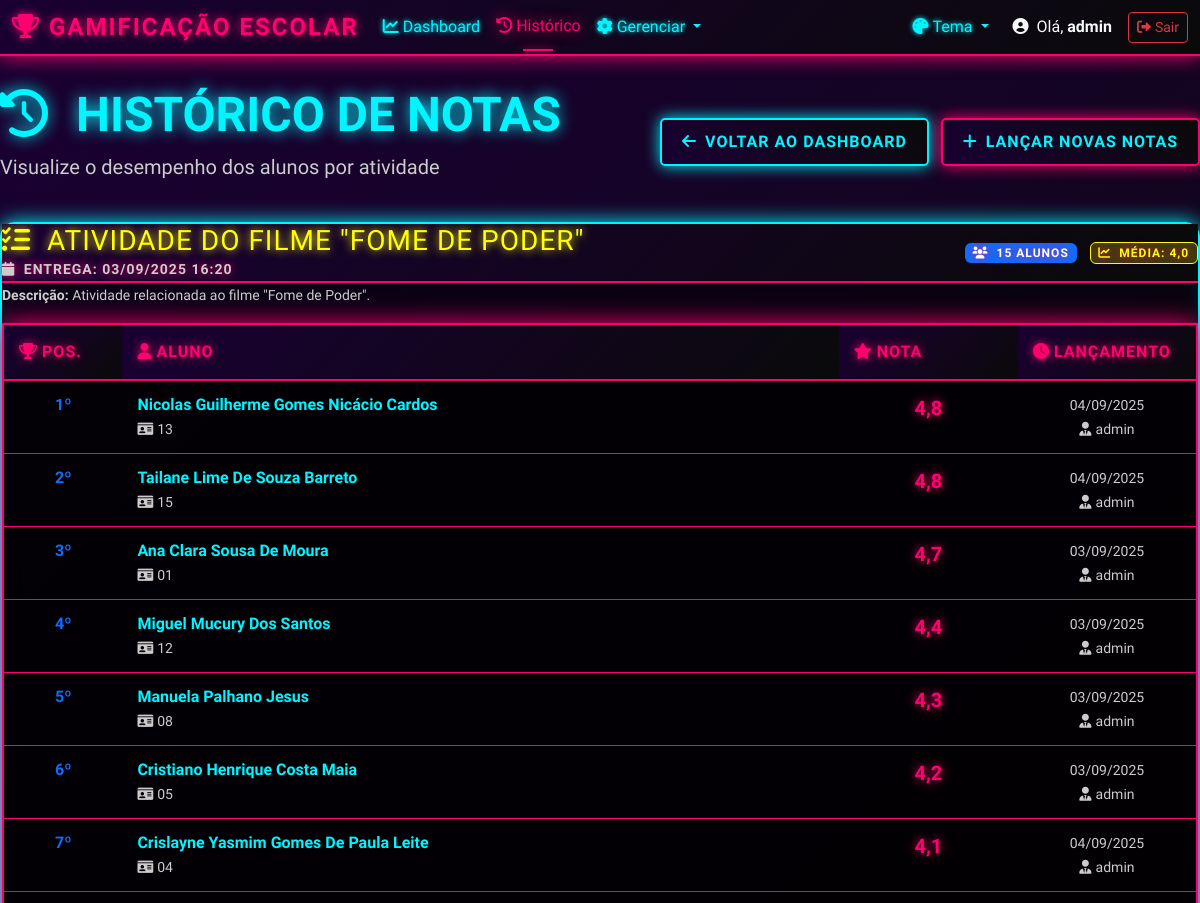
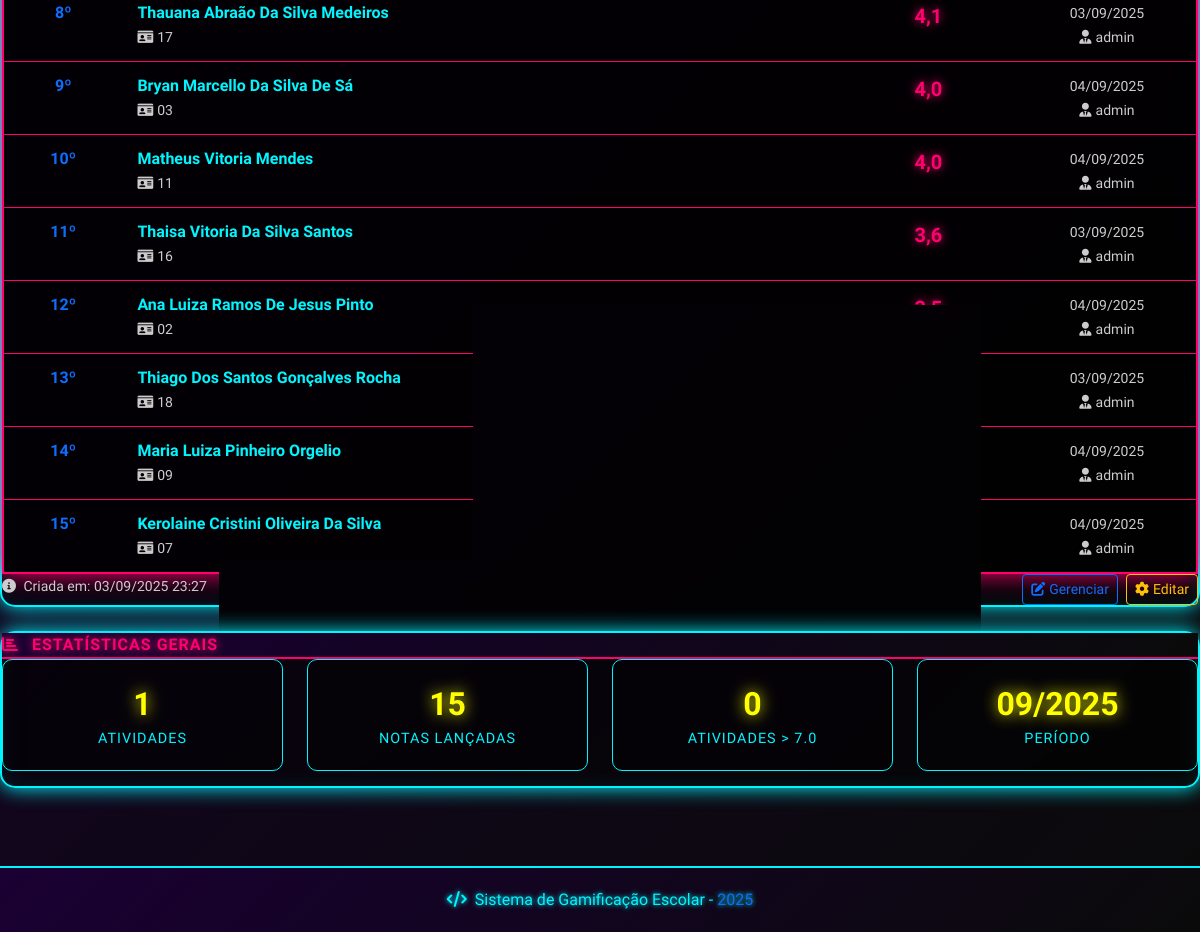
Screenshot of /historico/ (signed in) with the database file from the repository (2 pictures, top to bottom).
### gamificacao/models.py (models this page shows, shortened)
class Atividade(models.Model):
    nome = models.CharField(max_length=200, verbose_name='Nome da Atividade')
    descricao = models.TextField(blank=True, null=True, verbose_name='Descrição')
    data_criacao = models.DateTimeField(auto_now_add=True, verbose_name='Data de Criação')
    data_entrega = models.DateTimeField(blank=True, null=True, verbose_name='Data de Entrega')
    valor_maximo = models.DecimalField(
        max_digits=4,
        decimal_places=1,
        default=10.0,
        verbose_name='Valor Máximo'
    )
    ativa = models.BooleanField(default=True, verbose_name='Ativa')
    class Meta:
        verbose_name = 'Atividade'
        verbose_name_plural = 'Atividades'
        ordering = ['-data_criacao']
    @property
    def media_turma(self):
        notas = self.nota_set.all()
        if notas:
            return round(sum(nota.valor for nota in notas) / len(notas), 2)
        return 0.0

class Nota(models.Model):
    aluno = models.ForeignKey(Aluno, on_delete=models.CASCADE, verbose_name='Aluno')
    atividade = models.ForeignKey(Atividade, on_delete=models.CASCADE, verbose_name='Atividade')
    valor = models.DecimalField(
        max_digits=4,
        decimal_places=1,
        validators=[MinValueValidator(0.0), MaxValueValidator(10.0)],
        verbose_name='Nota'
    )
    observacoes = models.TextField(blank=True, null=True, verbose_name='Observações')
    data_lancamento = models.DateTimeField(auto_now_add=True, verbose_name='Data de Lançamento')
    data_atualizacao = models.DateTimeField(auto_now=True, verbose_name='Data de Atualização')
    lancada_por = models.ForeignKey(
        User,
        on_delete=models.SET_NULL,
        null=True,
        blank=True,
        verbose_name='Lançada por'
    )
    class Meta:
        verbose_name = 'Nota'
        verbose_name_plural = 'Notas'
        unique_together = ('aluno', 'atividade')  # Um aluno não pode ter duas notas para a mesma atividade
        ordering = ['-data_lancamento']

class Aluno(models.Model):
    nome = models.CharField(max_length=200, verbose_name='Nome')
    email = models.EmailField(blank=True, null=True, verbose_name='E-mail')
    matricula = models.CharField(max_length=20, unique=True, verbose_name='Matrícula')
    data_criacao = models.DateTimeField(auto_now_add=True, verbose_name='Data de Criação')
    ativo = models.BooleanField(default=True, verbose_name='Ativo')
    class Meta:
        verbose_name = 'Aluno'
        verbose_name_plural = 'Alunos'
        ordering = ['nome']

### gamificacao/views.py (the view)
# urls.py: path('historico/', views.historico_notas, name='historico_notas'),
@login_required
def historico_notas(request):
    atividades = Atividade.objects.filter(ativa=True).order_by('-data_criacao')
    historico_data = []
    for atividade in atividades:
        notas = Nota.objects.filter(atividade=atividade).select_related('aluno').order_by('-valor', 'aluno__nome')
        historico_data.append({
            'atividade': atividade,
            'notas': notas,
            'media': atividade.media_turma,
            'total_alunos': notas.count()
        })
    return render(request, 'gamificacao/historico.html', {'historico_data': historico_data})

### templates/gamificacao/historico.html (shortened to what this page needs)
{% extends 'base.html' %}
{% load static %}
{% block content %}
<div class="container-fluid main-container">
    <div class="row mb-4">
        <div class="col-12">
            <div class="d-flex justify-content-between align-items-center">
                <div>
                    <h1 class="display-5 fw-bold" style="color: var(--cor-secondary); text-shadow: 0 0 15px var(--cor-secondary);">
                        <i class="fas fa-history me-3"></i>
                        HISTÓRICO DE NOTAS
                    </h1>
                    <p class="lead text-muted">
                        Visualize o desempenho dos alunos por atividade
                    </p>
                </div>
                <div>
                    <a href="{% url 'dashboard' %}" class="btn btn-cyber btn-cyber-secondary me-2">
                        <i class="fas fa-arrow-left me-2"></i>Voltar ao Dashboard
                    </a>
                    <a href="{% url 'gerenciar_notas' %}" class="btn btn-cyber btn-cyber-primary">
                        <i class="fas fa-plus me-2"></i>Lançar Novas Notas
                    </a>
                </div>
            </div>
        </div>
    </div>
    {% for item in historico_data %}
    <div class="row mb-4">
        <div class="col-12">
            <div class="cyber-card historico-item">
                <div class="card-header d-flex justify-content-between align-items-center">
                    <div>
                        <h3 class="mb-0" style="color: var(--cor-accent); text-shadow: 0 0 10px var(--cor-accent);">
                            <i class="fas fa-tasks me-2"></i>
                            {{ item.atividade.nome }}
                        </h3>
                        {% if item.atividade.data_entrega %}
                        <small class="text-muted">
                            <i class="fas fa-calendar me-1"></i>
                            Entrega: {{ item.atividade.data_entrega|date:"d/m/Y H:i" }}
                        </small>
                        {% endif %}
                    </div>
                    <div class="text-end">
                        <div class="stats-mini">
                            <span class="badge bg-primary me-2">
                                <i class="fas fa-users me-1"></i>
                                {{ item.total_alunos }} alunos
                            </span>
                            <span class="badge" style="background: rgba(255, 255, 0, 0.2); color: var(--cor-accent); border: 1px solid var(--cor-accent);">
                                <i class="fas fa-chart-line me-1"></i>
                                Média: {{ item.media|floatformat:1 }}
                            </span>
                        </div>
                    </div>
                </div>
                <div class="card-body">
                    {% if item.atividade.descricao %}
                    <div class="mb-3">
                        <small class="text-muted">
                            <strong>Descrição:</strong> {{ item.atividade.descricao }}
                        </small>
                    </div>
                    {% endif %}
                    {% if item.notas %}
                    <div class="table-responsive">
                        <table class="table table-dark cyber-table mb-0">
                            <thead>
                                <tr>
                                    <th width="10%">
                                        <i class="fas fa-trophy me-1"></i>Pos.
                                    </th>
                                    <th width="60%">
                                        <i class="fas fa-user me-1"></i>Aluno
                                    </th>
                                    <th width="15%">
                                        <i class="fas fa-star me-1"></i>Nota
                                    </th>
                                    <th width="15%">
                                        <i class="fas fa-clock me-1"></i>Lançamento
                                    </th>
                                </tr>
                            </thead>
                            <tbody>
                                {% for nota in item.notas %}
                                <tr>
                                    <td class="text-center">
                                        <span class="fw-bold text-primary">{{ forloop.counter }}º</span>
                                    </td>
                                    <td>
                                        <strong>{{ nota.aluno.nome }}</strong>
                                        <br>
                                        <small class="text-muted">
                                            <i class="fas fa-id-card me-1"></i>{{ nota.aluno.matricula }}
                                        </small>
                                    </td>
                                    <td class="text-center">
                                        <span class="fw-bold fs-5"
                                              style="{% if nota.valor >= 8 %}color: var(--cor-success){% elif nota.valor >= 6 %}color: var(--cor-accent){% else %}color: var(--cor-danger){% endif %}; text-shadow: 0 0 10px currentColor;">
                                            {{ nota.valor|floatformat:1 }}
                                        </span>
                                    </td>
                                    <td class="text-center">
                                        <small class="text-muted">
                                            {{ nota.data_lancamento|date:"d/m/Y" }}
                                            <br>
                                            {% if nota.lancada_por %}
                                            <i class="fas fa-user-tie me-1"></i>{{ nota.lancada_por.first_name|default:nota.lancada_por.username }}
                                            {% endif %}
                                        </small>
                                    </td>
                                </tr>
                                {% endfor %}
                            </tbody>
                        </table>
                    </div>
                    {% endif %}
                </div>
                <div class="card-footer d-flex justify-content-between">
                    <div>
                        <small class="text-muted">
                            <i class="fas fa-info-circle me-1"></i>
                            Criada em: {{ item.atividade.data_criacao|date:"d/m/Y H:i" }}
                        </small>
                    </div>
                    <div>
                        <a href="{% url 'gerenciar_notas_atividade' item.atividade.id %}"
                           class="btn btn-sm btn-outline-primary me-1"
                           title="Gerenciar notas desta atividade"
                           data-bs-toggle="tooltip">
                            <i class="fas fa-edit me-1"></i>Gerenciar
                        </a>
                        <a href="{% url 'editar_atividade' item.atividade.id %}"
                           class="btn btn-sm btn-outline-warning"
                           title="Editar atividade"
                           data-bs-toggle="tooltip">
                            <i class="fas fa-cog me-1"></i>Editar
                        </a>
                    </div>
                </div>
            </div>
        </div>
    </div>
    {% endfor %}
    {% if historico_data %}
    <div class="row mt-4">
        <div class="col-12">
            <div class="cyber-card">
                <div class="card-header">
                    <i class="fas fa-chart-bar me-2"></i>
                    ESTATÍSTICAS GERAIS
                </div>
                <div class="card-body">
                    <div class="row text-center">
                        <div class="col-md-3">
                            <div class="stats-mini-card">
                                <div class="stats-number">{{ historico_data|length }}</div>
                                <div class="stats-label">Atividades</div>
                            </div>
                        </div>
                        <div class="col-md-3">
                            <div class="stats-mini-card">
                                {% with total_notas=historico_data|length %}
                                <div class="stats-number">
                                    {% for item in historico_data %}{{ item.notas|length }}{% if not forloop.last %} + {% endif %}{% endfor %}
                                </div>
                                <div class="stats-label">Notas Lançadas</div>
                                {% endwith %}
                            </div>
                        </div>
                        <div class="col-md-3">
                            <div class="stats-mini-card">
                                <div class="stats-number">
                                    {% for item in historico_data %}
                                    {% if item.media >= 7 %}1{% else %}0{% endif %}
                                    {% endfor %}
                                </div>
                                <div class="stats-label">Atividades > 7.0</div>
                            </div>
                        </div>
                        <div class="col-md-3">
                            <div class="stats-mini-card">
                                <div class="stats-number">
                                    {{ historico_data.0.atividade.data_criacao|date:"m/Y" }}
                                </div>
                                <div class="stats-label">Período</div>
                            </div>
                        </div>
                    </div>
                </div>
            </div>
        </div>
    </div>
    {% endif %}
</div>
{% endblock %}

### templates/base.html (shortened to what this page needs)
<!DOCTYPE html>
<html lang="pt-br">
<head>
    <link href="https://cdn.jsdelivr.net/npm/bootstrap@5.3.0/dist/css/bootstrap.min.css" rel="stylesheet">
    <link rel="stylesheet" href="https://cdnjs.cloudflare.com/ajax/libs/font-awesome/6.0.0/css/all.min.css">
    {% load static %}
    <link rel="stylesheet" href="{% static 'css/style.css' %}">
</head>
<body>
    {% if user.is_authenticated %}
    <nav class="navbar navbar-expand-lg navbar-dark cyber-nav">
        <div class="container-fluid">
            <a class="navbar-brand fw-bold" href="{% url 'dashboard' %}">
                <i class="fas fa-trophy me-2"></i>GAMIFICAÇÃO ESCOLAR
            </a>
            <div class="collapse navbar-collapse" id="navbarNav">
                <ul class="navbar-nav me-auto">
                    <li class="nav-item">
                        <a class="nav-link {% if request.resolver_match.url_name == 'dashboard' %}active{% endif %}"
                           href="{% url 'dashboard' %}">
                            <i class="fas fa-chart-line me-1"></i>Dashboard
                        </a>
                    </li>
                    <li class="nav-item">
                        <a class="nav-link {% if request.resolver_match.url_name == 'historico_notas' %}active{% endif %}"
                           href="{% url 'historico_notas' %}">
                            <i class="fas fa-history me-1"></i>Histórico
                        </a>
                    </li>
                    <li class="nav-item dropdown">
                        <a class="nav-link dropdown-toggle" href="#" role="button" data-bs-toggle="dropdown">
                            <i class="fas fa-cog me-1"></i>Gerenciar
                        </a>
                    </li>
                </ul>
                <div class="navbar-nav me-3">
                    <div class="nav-item dropdown">
                        <a class="nav-link dropdown-toggle" href="#" id="themeDropdown" role="button"
                           data-bs-toggle="dropdown">
                            <i class="fas fa-palette me-1"></i>Tema
                        </a>
                    </div>
                </div>
                <div class="d-flex align-items-center">
                    <span class="text-light me-3">
                        <i class="fas fa-user-circle me-1"></i>
                        Olá, <strong>{{ user.first_name|default:user.username }}</strong>
                    </span>
                    <a href="{% url 'logout' %}" class="btn btn-outline-danger btn-sm">
                        <i class="fas fa-sign-out-alt me-1"></i>Sair
                    </a>
                </div>
            </div>
        </div>
    </nav>
    {% endif %}
    <main>
        {% block content %}
        {% endblock %}
    </main>
    {% if user.is_authenticated %}
    <footer class="cyber-footer mt-5">
        <div class="container-fluid">
            <div class="row">
                <div class="col-12 text-center">
                    <p class="mb-0">
                        <i class="fas fa-code me-1"></i>
                        Sistema de Gamificação Escolar -
                        <span class="text-primary">{% now "Y" %}</span>
                    </p>
                </div>
            </div>
        </div>
    </footer>
    {% endif %}
    {% load static %}
</body>
</html>

### rows the page displays
Atividade: atividade.nome "ATIVIDADE DO FILME \"FOME DE PODER\"", atividade.data_entrega "03/09/2025 16:20", total_alunos "15", media "4,0", atividade.descricao "Atividade relacionada ao filme \"Fome de Poder\".", atividade.data_criacao "03/09/2025 23:27", notas|length "15", data_criacao "09/2025"
Nota: aluno.nome "Nicolas Guilherme Gomes Nicácio Cardos", aluno.matricula "13", valor "4,8", data_lancamento "04/09/2025", lancada_por.first_name "admin"
Nota: aluno.nome "Tailane Lime De Souza Barreto", aluno.matricula "15", valor "4,8", data_lancamento "04/09/2025", lancada_por.first_name "admin"
Nota: aluno.nome "Ana Clara Sousa De Moura", aluno.matricula "01", valor "4,7", data_lancamento "03/09/2025", lancada_por.first_name "admin"
Nota: aluno.nome "Miguel Mucury Dos Santos", aluno.matricula "12", valor "4,4", data_lancamento "03/09/2025", lancada_por.first_name "admin"
Nota: aluno.nome "Manuela Palhano Jesus", aluno.matricula "08", valor "4,3", data_lancamento "03/09/2025", lancada_por.first_name "admin"
Nota: aluno.nome "Cristiano Henrique Costa Maia", aluno.matricula "05", valor "4,2", data_lancamento "03/09/2025", lancada_por.first_name "admin"
Nota: aluno.nome "Crislayne Yasmim Gomes De Paula Leite", aluno.matricula "04", valor "4,1", data_lancamento "04/09/2025", lancada_por.first_name "admin"
Nota: aluno.nome "Thauana Abraão Da Silva Medeiros", aluno.matricula "17", valor "4,1", data_lancamento "03/09/2025", lancada_por.first_name "admin"
Nota: aluno.nome "Bryan Marcello Da Silva De Sá", aluno.matricula "03", valor "4,0", data_lancamento "04/09/2025", lancada_por.first_name "admin"
Nota: aluno.nome "Matheus Vitoria Mendes", aluno.matricula "11", valor "4,0", data_lancamento "04/09/2025", lancada_por.first_name "admin"
Nota: aluno.nome "Thaisa Vitoria Da Silva Santos", aluno.matricula "16", valor "3,6", data_lancamento "03/09/2025", lancada_por.first_name "admin"
Nota: aluno.nome "Ana Luiza Ramos De Jesus Pinto", aluno.matricula "02", valor "3,5", data_lancamento "04/09/2025", lancada_por.first_name "admin"
Nota: aluno.nome "Thiago Dos Santos Gonçalves Rocha", aluno.matricula "18", data_lancamento "03/09/2025", lancada_por.first_name "admin"
Nota: aluno.nome "Maria Luiza Pinheiro Orgelio", aluno.matricula "09", data_lancamento "04/09/2025", lancada_por.first_name "admin"
Nota: aluno.nome "Kerolaine Cristini Oliveira Da Silva", aluno.matricula "07", data_lancamento "04/09/2025", lancada_por.first_name "admin"

### other values shown
{{ user.first_name|default:user.username }} "admin"
{{ historico_data|length }} "1"
